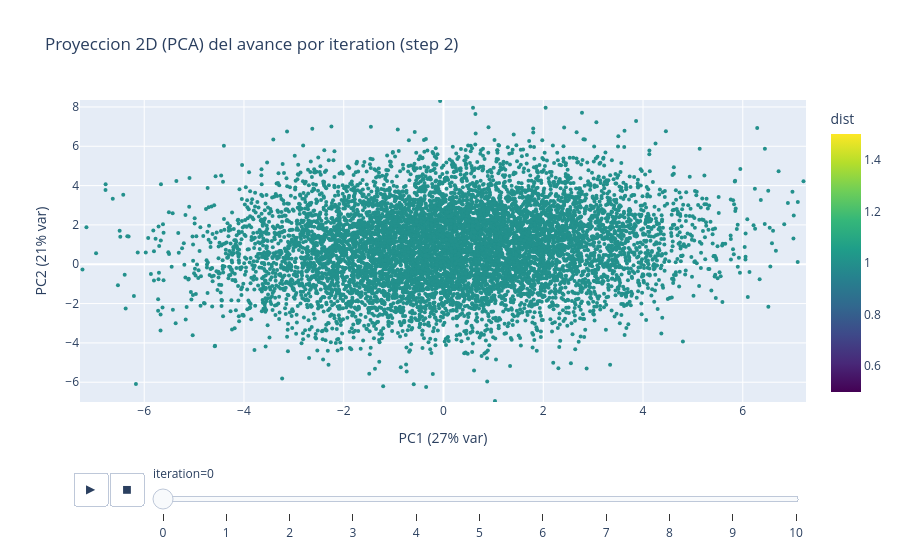

Write notebook code for a chart like this one.
### Markdown cell above
# Animación 2D del avance por iteration

Proyección 2D (PCA) de las 6 coordenadas (x, y, z, roll, pitch, yaw). Cada punto es una acción coloreada por `dist`, y la animación avanza según la columna `iteration`.

### Code cell
import plotly.express as px
from sklearn.decomposition import PCA

COORD_NAMES = ["x", "y", "z", "roll", "pitch", "yaw"]

# Datos en formato largo (una fila por accion e iteration), filtrados por step
anim = Dataset(archivo=archivo).filter_by_step(step).data.copy()

# Proyeccion 2D con PCA ajustada sobre TODAS las iterations juntas,
# para que los ejes sean consistentes entre frames de la animacion
pca = PCA(n_components=2)
anim[["pc1", "pc2"]] = pca.fit_transform(anim[COORD_NAMES])

# Rango fijo para que la escala no cambie entre frames
pad = 0.05
x_range = [anim["pc1"].min() - pad, anim["pc1"].max() + pad]
y_range = [anim["pc2"].min() - pad, anim["pc2"].max() + pad]

anim = anim.sort_values("iteration")

fig = px.scatter(
    anim,
    x="pc1",
    y="pc2",
    color="dist",
    animation_frame="iteration",
    color_continuous_scale="Viridis",
    range_x=x_range,
    range_y=y_range,
    title=f"Proyeccion 2D (PCA) del avance por iteration (step {step})",
    labels={
        "pc1": f"PC1 ({pca.explained_variance_ratio_[0]:.0%} var)",
        "pc2": f"PC2 ({pca.explained_variance_ratio_[1]:.0%} var)",
    },
)

fig.update_traces(marker=dict(size=4))
fig.show()

### Figure 1 — Plotly figure (JSON) as saved in the notebook; plotly's stock layout.template omitted (floating-point values rounded to 4 significant figures; data arrays with more than 128 entries replaced by an {"elided": "..."} marker saying what was removed)
{"data": [{"hovertemplate": "iteration=0<br>PC1 (27% var)=%{x}<br>PC2 (21% var)=%{y}<br>dist=%{marker.color}<extra></extra>", "legendgroup": "", "marker": {"color": {"elided": "9200 int values"}, "coloraxis": "coloraxis", "size": 4, "symbol": "circle"}, "mode": "markers", "name": "", "orientation": "v", "showlegend": false, "type": "scatter", "x": {"elided": "9200 float values"}, "xaxis": "x", "y": {"elided": "9200 float values"}, "yaxis": "y"}], "layout": {"coloraxis": {"colorbar": {"title": {"text": "dist"}}, "colorscale": [[0, "#440154"], [0.1111, "#482878"], [0.2222, "#3e4989"], [0.3333, "#31688e"], [0.4444, "#26828e"], [0.5556, "#1f9e89"], [0.6667, "#35b779"], [0.7778, "#6ece58"], [0.8889, "#b5de2b"], [1, "#fde725"]]}, "legend": {"tracegroupgap": 0}, "sliders": [{"active": 0, "currentvalue": {"prefix": "iteration="}, "len": 0.9, "pad": {"b": 10, "t": 60}, "steps": [{"args": [["0"], {"frame": {"duration": 0, "redraw": false}, "fromcurrent": true, "mode": "immediate", "transition": {"duration": 0, "easing": "linear"}}], "label": "0", "method": "animate"}, {"args": [["1"], {"frame": {"duration": 0, "redraw": false}, "fromcurrent": true, "mode": "immediate", "transition": {"duration": 0, "easing": "linear"}}], "label": "1", "method": "animate"}, {"args": [["2"], {"frame": {"duration": 0, "redraw": false}, "fromcurrent": true, "mode": "immediate", "transition": {"duration": 0, "easing": "linear"}}], "label": "2", "method": "animate"}, {"args": [["3"], {"frame": {"duration": 0, "redraw": false}, "fromcurrent": true, "mode": "immediate", "transition": {"duration": 0, "easing": "linear"}}], "label": "3", "method": "animate"}, {"args": [["4"], {"frame": {"duration": 0, "redraw": false}, "fromcurrent": true, "mode": "immediate", "transition": {"duration": 0, "easing": "linear"}}], "label": "4", "method": "animate"}, {"args": [["5"], {"frame": {"duration": 0, "redraw": false}, "fromcurrent": true, "mode": "immediate", "transition": {"duration": 0, "easing": "linear"}}], "label": "5", "method": "animate"}, {"args": [["6"], {"frame": {"duration": 0, "redraw": false}, "fromcurrent": true, "mode": "immediate", "transition": {"duration": 0, "easing": "linear"}}], "label": "6", "method": "animate"}, {"args": [["7"], {"frame": {"duration": 0, "redraw": false}, "fromcurrent": true, "mode": "immediate", "transition": {"duration": 0, "easing": "linear"}}], "label": "7", "method": "animate"}, {"args": [["8"], {"frame": {"duration": 0, "redraw": false}, "fromcurrent": true, "mode": "immediate", "transition": {"duration": 0, "easing": "linear"}}], "label": "8", "method": "animate"}, {"args": [["9"], {"frame": {"duration": 0, "redraw": false}, "fromcurrent": true, "mode": "immediate", "transition": {"duration": 0, "easing": "linear"}}], "label": "9", "method": "animate"}, {"args": [["10"], {"frame": {"duration": 0, "redraw": false}, "fromcurrent": true, "mode": "immediate", "transition": {"duration": 0, "easing": "linear"}}], "label": "10", "method": "animate"}], "x": 0.1, "xanchor": "left", "y": 0, "yanchor": "top"}], "title": {"text": "Proyeccion 2D (PCA) del avance por iteration (step 2)"}, "updatemenus": [{"buttons": [{"args": [null, {"frame": {"duration": 500, "redraw": false}, "fromcurrent": true, "mode": "immediate", "transition": {"duration": 500, "easing": "linear"}}], "label": "&#9654;", "method": "animate"}, {"args": [[null], {"frame": {"duration": 0, "redraw": false}, "fromcurrent": true, "mode": "immediate", "transition": {"duration": 0, "easing": "linear"}}], "label": "&#9724;", "method": "animate"}], "direction": "left", "pad": {"r": 10, "t": 70}, "showactive": false, "type": "buttons", "x": 0.1, "xanchor": "right", "y": 0, "yanchor": "top"}], "xaxis": {"anchor": "y", "domain": [0, 1], "range": [-7.288, 7.267], "title": {"text": "PC1 (27% var)"}}, "yaxis": {"anchor": "x", "domain": [0, 1], "range": [-7.005, 8.353], "title": {"text": "PC2 (21% var)"}}}}
